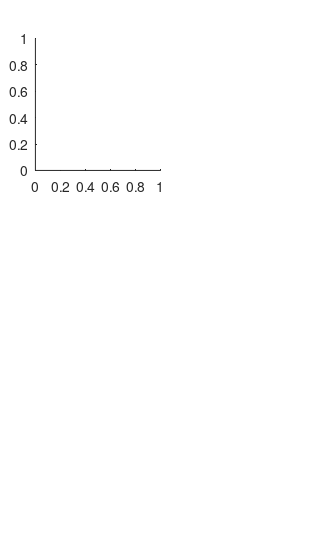

Reproduce this figure in MATLAB. (Note: this script raises an error after producing the figure.)
set(gcf,'position',[600,100,322,550],'PaperPositionMode','auto');
set(gcf,'color','w');

lw=1.0; % axis width
LW=1.0; % line width
FS=9;   % 

sf_length=0.39;
sf_width=0.24;

sf_left1=0.11;
sf_left2=0.58;

sf_bottom1=0.69;
sf_bottom2=0.37;
sf_bottom3=0.07;

c1=[0,113,189]/255;
c2=[217,82,24]/255;
% c3=[2,62,20]/255;


% the first figure
subplot(321);
set(gca,'Position',[sf_left1 sf_bottom1 sf_length sf_width]);
p1=plot( t, x1_k_ext(:,1), t, x1_k_ext_high(:,1) ); p1_axis=gca; 
set(p1(1),'DisplayName','explicit scheme','LineWidth',LW, 'Color',c1);
set(p1(2),'DisplayName','semi-implicit scheme','LineWidth',LW, 'Color',c2);
g = get(p1,'Parent');
set(g{1},'Linewidth',lw,'FontSize',FS,'FontName','Times New Roman','FontWeight','normal');
% xlabel('time(s)');
ylabel('${{x}_{1,k}}$','interpreter','latex','FontName','Times New Roman','FontSize',10);
grid on;

% the second figure
subplot(322);
set(gca,'Position',[sf_left2 sf_bottom1 sf_length sf_width]);
p2=plot( t, x1_k_semi(:,1), t, x1_k_semi_high(:,1),'linewidth',1.2 ); p2_axis=gca; 
set(p2(1),'LineWidth',LW,'Color',c1);
set(p2(2),'LineWidth',LW, 'Color',c2);
g = get(p2,'Parent');
ax = gca;
ax.YAxis.Exponent =-2;
set(g{1},'Linewidth',lw,'FontSize',FS,'FontName','Times New Roman','FontWeight','normal');
% xlabel('time(s)');
% ylabel('${{x}_{2,k}}$','interpreter','latex','FontName','Times New Roman','FontSize',10);
grid on;

subplot(323);
set(gca,'Position',[sf_left1 sf_bottom2 sf_length sf_width]);
p1=plot( t, x2_k_ext(:,1), t, x2_k_ext_high(:,1) ); p1_axis=gca; 
set(p1(1),'DisplayName','explicit scheme','LineWidth',LW, 'Color',c1);
set(p1(2),'DisplayName','semi-implicit scheme','LineWidth',LW, 'Color',c2);
g = get(p1,'Parent');
set(g{1},'Linewidth',lw,'FontSize',FS,'FontName','Times New Roman','FontWeight','normal');
% xlabel('time(s)');
ylabel('${{x}_{2,k}}$','interpreter','latex','FontName','Times New Roman','FontSize',10);
grid on;

subplot(324);
set(gca,'Position',[sf_left2 sf_bottom2 sf_length sf_width]);
p1=plot( t, x2_k_semi(:,1), t, x2_k_semi_high(:,1) ); p1_axis=gca; 
set(p1(1),'DisplayName','explicit scheme','LineWidth',LW, 'Color',c1);
set(p1(2),'DisplayName','semi-implicit scheme','LineWidth',LW, 'Color',c2);
g = get(p1,'Parent');
set(g{1},'Linewidth',lw,'FontSize',FS,'FontName','Times New Roman','FontWeight','normal');
% xlabel('time(s)');
% ylabel('${{u}_{k}}$','interpreter','latex','FontName','Times New Roman','FontSize',10);
grid on;

subplot(325);
set(gca,'Position',[sf_left1 sf_bottom3 sf_length sf_width]);
p1=plot( t, u_k_ext(:,1), t, u_k_ext_high(:,1) ); p1_axis=gca; 
set(p1(1),'DisplayName','explicit scheme','LineWidth',LW, 'Color',c1);
set(p1(2),'DisplayName','semi-implicit scheme','LineWidth',LW, 'Color',c2);
g = get(p1,'Parent');
set(g{1},'Linewidth',lw,'FontSize',FS,'FontName','Times New Roman','FontWeight','normal');
xlabel('time(s)');
ylabel('${{u}_{k}}$','interpreter','latex','FontName','Times New Roman','FontSize',10);
grid on;

subplot(326);
set(gca,'Position',[sf_left2 sf_bottom3 sf_length sf_width]);
p1=plot( t, u_k_semi(:,1), t, u_k_semi_high(:,1) ); p1_axis=gca; 
set(p1(1),'DisplayName','explicit scheme','LineWidth',LW, 'Color',c1);
set(p1(2),'DisplayName','semi-implicit scheme','LineWidth',LW, 'Color',c2);
g = get(p1,'Parent');
set(g{1},'Linewidth',lw,'FontSize',FS,'FontName','Times New Roman','FontWeight','normal');
xlabel('time(s)');
% ylabel('${{u}_{k}}$','interpreter','latex','FontName','Times New Roman','FontSize',10);
grid on;

legend1 = legend(p1_axis,'show');
set(legend1,...
    'Position',[0.0884724866099781 0.939425831220633 0.840860215053763 0.0555555555555556],...
    'Orientation','horizontal',...
    'Box','off',...
    'FontSize',9,...
    'FontWeight','normal',...
    'NumColumns',2);

% export setting: width 8.2cm